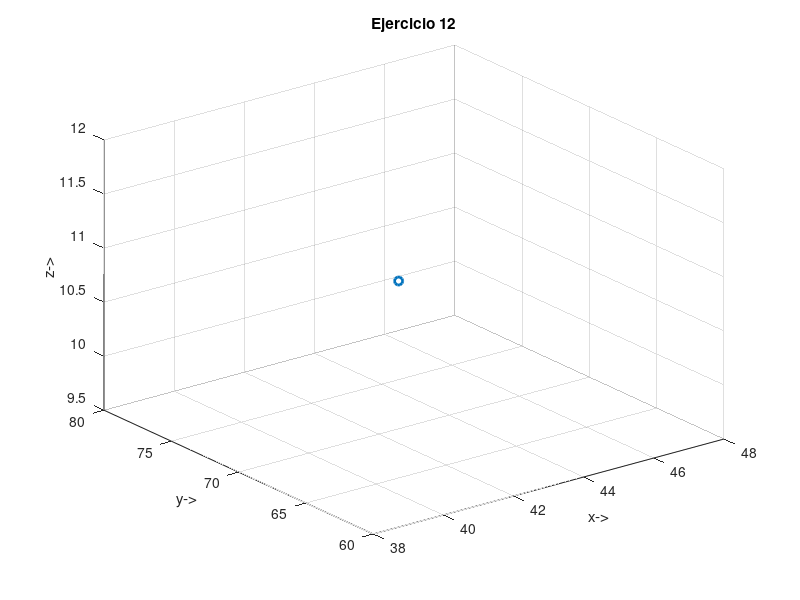

Write MATLAB code to recreate this figure.
Rxyz = [43.2; 65.4; 31.2; 1]
X =  [ 1 0 0 0;
      0 cosd(-17) -sind(-17) 0;
      0 sind(-17) cosd(-17) 0;
      0 0 0 1]
      
M = X*Rxyz
#print(x)
#plot3(46.8105,5.6000,28.4257,".o","LineWidth",2)

plot3(M(1,1),M(2,1),M(3,1),".o","LineWidth",2)
ylabel("y->")
xlabel("x->")
zlabel("z->")
title("Ejercicio 12")
grid("on")